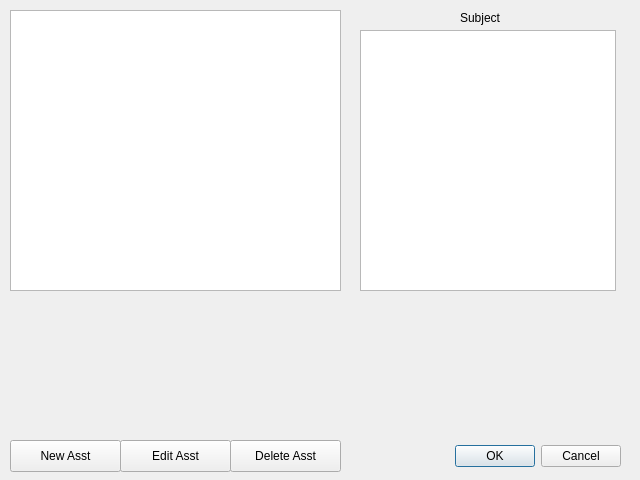
<?xml version="1.0" encoding="UTF-8"?>
<ui version="4.0">
 <class>Assignments</class>
 <widget class="QDialog" name="Assignments">
  <property name="geometry">
   <rect>
    <x>0</x>
    <y>0</y>
    <width>640</width>
    <height>480</height>
   </rect>
  </property>
  <property name="windowTitle">
   <string>Assignments</string>
  </property>
  <widget class="QDialogButtonBox" name="buttonBox">
   <property name="geometry">
    <rect>
     <x>160</x>
     <y>440</y>
     <width>461</width>
     <height>32</height>
    </rect>
   </property>
   <property name="orientation">
    <enum>Qt::Horizontal</enum>
   </property>
   <property name="standardButtons">
    <set>QDialogButtonBox::Cancel|QDialogButtonBox::Ok</set>
   </property>
  </widget>
  <widget class="QLabel" name="label">
   <property name="geometry">
    <rect>
     <x>460</x>
     <y>10</y>
     <width>57</width>
     <height>16</height>
    </rect>
   </property>
   <property name="text">
    <string>Subject</string>
   </property>
  </widget>
  <widget class="QTableView" name="assignmentsTableView">
   <property name="geometry">
    <rect>
     <x>10</x>
     <y>10</y>
     <width>331</width>
     <height>281</height>
    </rect>
   </property>
  </widget>
  <widget class="QTableView" name="subjectsTableView">
   <property name="geometry">
    <rect>
     <x>360</x>
     <y>30</y>
     <width>256</width>
     <height>261</height>
    </rect>
   </property>
  </widget>
  <widget class="QPushButton" name="newAsstPushButton">
   <property name="geometry">
    <rect>
     <x>10</x>
     <y>440</y>
     <width>111</width>
     <height>32</height>
    </rect>
   </property>
   <property name="text">
    <string>New Asst</string>
   </property>
  </widget>
  <widget class="QPushButton" name="editAsstPushButton">
   <property name="geometry">
    <rect>
     <x>120</x>
     <y>440</y>
     <width>111</width>
     <height>32</height>
    </rect>
   </property>
   <property name="text">
    <string>Edit Asst</string>
   </property>
  </widget>
  <widget class="QPushButton" name="deleteAsstPushButton">
   <property name="geometry">
    <rect>
     <x>230</x>
     <y>440</y>
     <width>111</width>
     <height>32</height>
    </rect>
   </property>
   <property name="text">
    <string>Delete Asst</string>
   </property>
  </widget>
 </widget>
 <resources/>
 <connections>
  <connection>
   <sender>buttonBox</sender>
   <signal>accepted()</signal>
   <receiver>Assignments</receiver>
   <slot>accept()</slot>
   <hints>
    <hint type="sourcelabel">
     <x>248</x>
     <y>254</y>
    </hint>
    <hint type="destinationlabel">
     <x>157</x>
     <y>274</y>
    </hint>
   </hints>
  </connection>
  <connection>
   <sender>buttonBox</sender>
   <signal>rejected()</signal>
   <receiver>Assignments</receiver>
   <slot>reject()</slot>
   <hints>
    <hint type="sourcelabel">
     <x>316</x>
     <y>260</y>
    </hint>
    <hint type="destinationlabel">
     <x>286</x>
     <y>274</y>
    </hint>
   </hints>
  </connection>
 </connections>
</ui>
